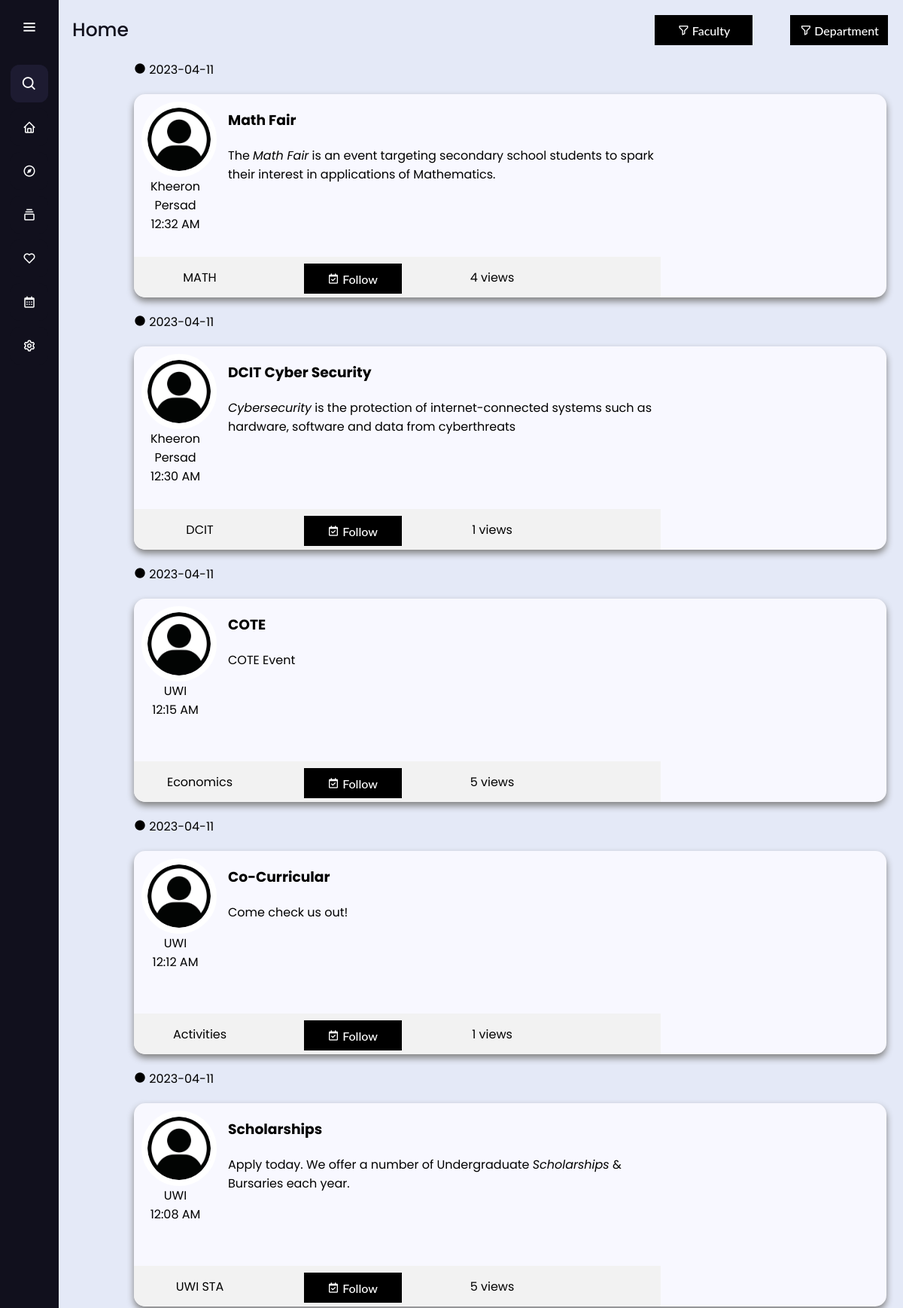
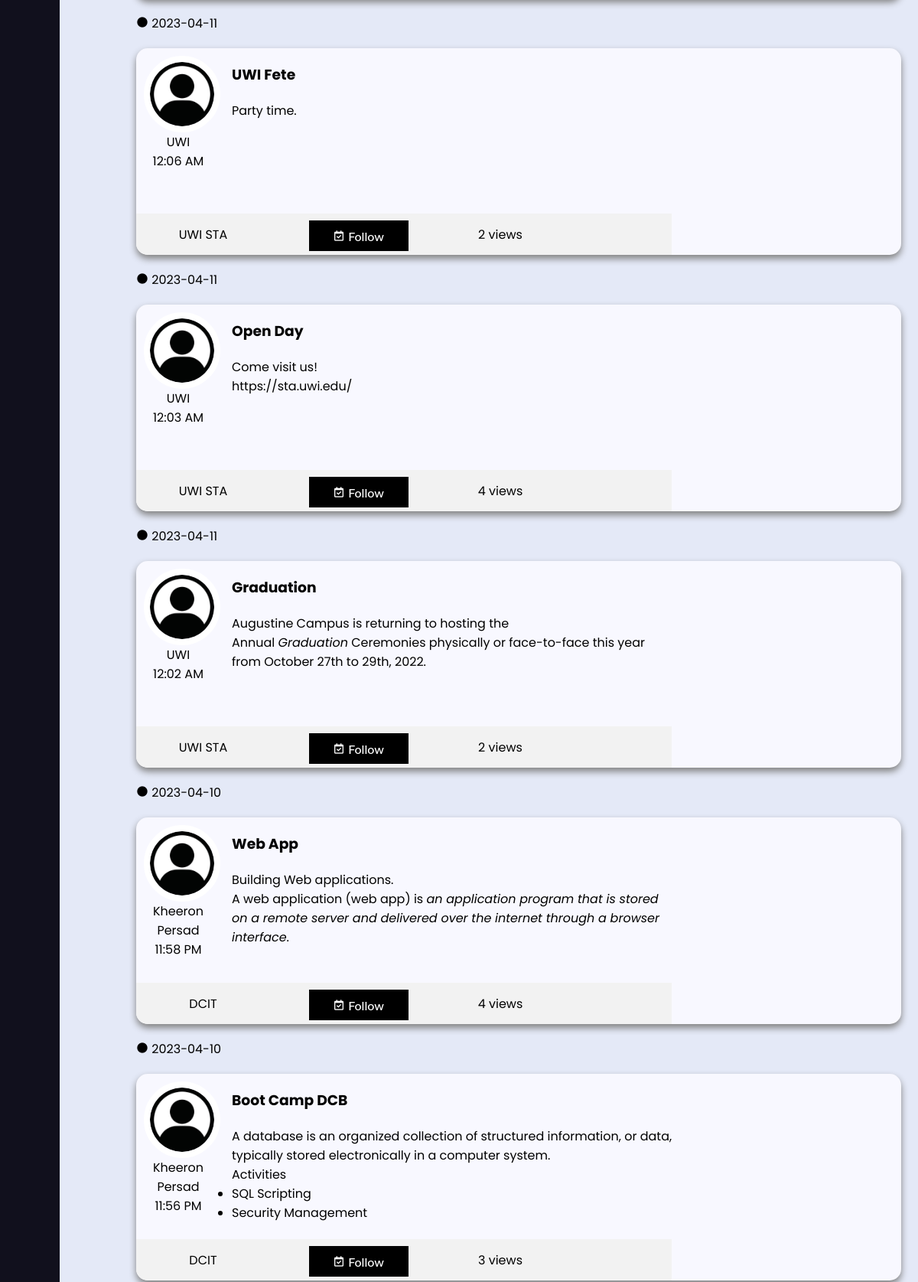
The app's page / (signed in, upper part) with its own data (2 pictures, top to bottom).
### App/models.py (models this page shows, shortened)
class Post(db.Model):
  id = db.Column(db.Integer, primary_key=True, autoincrement=True)
  bID = db.Column(db.Integer, db.ForeignKey('board.id'), nullable=False)
  owner = db.Column(db.Integer, db.ForeignKey('user.id'))
  ownerName = db.Column(db.String(64), nullable=False)
  title = db.Column(db.String(64), nullable=False)
  message = db.Column(db.String(2048), nullable=False)
  faculty = db.Column(db.String(8), nullable=False)
  dept = db.Column(db.String(8), nullable=True)
  dateCreated = db.Column(db.DateTime, nullable=False, default=datetime.utcnow)
  image = db.Column(db.Boolean)
  imageLocation = db.Column(db.String(256), nullable=True)
  event = db.Column(db.Boolean)
  startDate = db.Column(db.Date,  default=date.today, index=True)
  endDate = db.Column(db.Date,  default=date.today, index=True)
  schedulePostDate = db.Column(db.DateTime,  default=datetime.utcnow, index=True)
  scheduledDeleteDate = db.Column(db.DateTime,  default=datetime.utcnow, index=True, nullable=True)
  viewCount = db.Column(db.Integer, nullable=True, default = 0)

class Board(db.Model):
  id = db.Column(db.Integer, primary_key=True, autoincrement=True)
  title = db.Column(db.String(64), nullable=False)
  faculty = db.Column(db.String(8), nullable=False)
  dept = db.Column(db.String(8), nullable=True)
  image = db.Column(db.Boolean)
  imageLocation = db.Column(db.String(256), nullable=True)
  subscribers = db.Column(db.Integer, nullable=True, default = 1)
  posts = db.relationship('Post', backref='b')
  def toDict(self):
    return{
      "id": self.id,
      "title": self.title,
      "faculty": self.faculty,
      "dept": self.dept,
      "image": self.image,
      "imageLocation": self.imageLocation,
      "subscribers": self.subscribers
    }

### App/app.py (the view)
@app.route('/')
@app.route('/|<sortF>', methods=['GET', 'POST'])
@app.route('/|<sortF>,<sortD>', methods=['GET', 'POST'])
def home(sortF = None, sortD = None):
  if (current_user.is_authenticated):
    currentSysDateTime = datetime.datetime.now()
    boards = RetrieveAllBoards()
    faculty = RetrieveFacultyList()
    department = RetrieveDepartmentList()
    feed = Post.query.filter(Post.schedulePostDate<=currentSysDateTime, Post.scheduledDeleteDate>=currentSysDateTime)
    feed = feed.order_by(Post.schedulePostDate.desc())
    for post in feed:
     print(post)
    return render_template('index.html',
      posts=feed,
      boards=boards,
      sortF=sortF,
      sortD=sortD,
      faculty=faculty,
      department=department
    )
  else:
    return redirect(url_for('login'))

### App/app.py (called while the page is built)
@login_manager.user_loader
def load_user(user_id):
  return User.query.get(int(user_id))

@app.context_processor
def base():
  searchPost = SearchForm()
  return dict(form=searchPost)

def RetrieveAllBoards():
  list = Board.query.all()
  list = [entry.toDict() for entry in list]
  return list

def RetrieveFacultyList():
  list = Faculty.query.all()
  list = [entry.toDict() for entry in list]
  return list

def RetrieveDepartmentList():
  list = FacultyDept.query.all()
  list = [entry.toDict() for entry in list]
  return list

### App/models.py (called while the page is built)
  def toDict(self):
    return{
      "id": self.id,
      "title": self.title,
      "label": self.label
    }

  def toDict(self):
    return{
      "id": self.id,
      "faculty": self.faculty,
      "fLabel": self.fLabel,
      "department": self.department,
      "dLabel": self.dLabel
    }

### App/templates/index.html (shortened to what this page needs)
<!DOCTYPE html>
<html lang="en" dir="ltr">
<head>
  <link rel="stylesheet" href="./static/css/test.css">
  <link href="static/css/post.css" rel="stylesheet" type="text/css" />
  <link href='https://unpkg.com/boxicons@2.0.7/css/boxicons.min.css' rel='stylesheet'>
</head>
<body>
  <div class="sidebar">
    <div class="logo-details">
      <i class='bx bx-menu' id="btn"></i>
    </div>
    <ul class="nav-list">
      <li>
        <i class='bx bx-search'></i>
        <form method="POST" action="{{ url_for('search') }}" class="d-flex"> {{ form.hidden_tag() }}
        </form>
      </li>
      <li>
        <a href="{{ url_for('home') }}">
          <i class='bx bx-home'></i>
        </a>
      </li>
      <li>
        <a href="{{ url_for('feed', uID = current_user.id, sortF = None, sortD = None) }}">
          <i class='bx bx-compass'></i>
        </a>
      </li>
      <li>
        <a href="{{ url_for('boards') }}">
          <i class='bx bx-collection'></i>
        </a>
      </li>
      <li>
        <a href="{{ url_for('savedBoards') }}">
          <i class='bx bx-heart'></i>
        </a>
      </li>
      <li>
        <a href="{{ url_for('cal') }}">
          <i class='bx bx-calendar'></i>
        </a>
      </li>
      <li>
        <a href="#">
          <i class='bx bx-cog'></i>
        </a>
      </li>
    </ul>
  </div>
  <section class="home-section">
      <div class="button-container">
        <div class="text">Home</div>
        <div class="group-buttons">
          <div class="act-container">
            <button class="custom-btn btn-5"><i class='bx bx-filter-alt'></i>{% if sortF %}
              {{ sortF }}
            {% else %}
              Faculty
            {% endif %}</button>
          </div>
          <div class="act-container">
            <button class="custom-btn btn-5"><i class='bx bx-filter-alt'></i>{% if sortD %}
              {{ sortD }}
            {% else %}
              Department
            {% endif %}</button>
          </div>
        </div>
      </div>
    <main>
        <div class="container-post">
          {% block content %}
            {% for post in posts %}
              {% if sortF is none %}
                <div class="for-date">
                  <p class="the-date"><i class='bx bxs-circle'></i> {{post.schedulePostDate.strftime('%Y-%m-%d') }}</p>
                  <div class="card">
                    <div class="card-left">
                      <div class="card-top">
                        <div class="top-left">
                          <div class="profile-image">
                            <img src="static/images/defaultProfile.jpg" alt="">
                            <p class="name">{{ post.ownerName }}</p>
                            <p class="time">{{ post.schedulePostDate.strftime('%I:%M %p') }}</p>
                          </div>
                        </div>
                        <div class="top-right">
                          <a href="{{ url_for('viewPost',pID = post.id )}}">
                          <div class="card-content">
                            <h3 class="title">{{ post.title }}</h3>
                            <p>{{ post.message | safe }}</p>
                          </div>
                          </a>
                        </div>
                      </div>
                      <div class="card-bot">
                        <div class="card-bot-left">
                          <p class="board-name">
                            {% for board in boards %}
                              {% if board.id == post.bID %}
                                {{ board.title }}
                              {% endif %}
                            {% endfor %}
                          </p>
                        </div>
                        <div class="card-bot-mid">
                          <div class="card-footer">
                            <a href="{{ url_for('follow', pID = post.id )  }}">
                              <button class="custom-btn btn-5"><i class='bx bx-calendar-check'></i> Follow</button>
                            </a>
                          </div>
                        </div>
                        <div class="card-bot-right-mid">
                          <p class="views">{{post.viewCount}} views</p>
                        </div>
                      </div>
                    </div>
                    <div class="card-right">
                    </div>
                  </div>
                </div>
              {% endif %}
            {% endfor %}
          {% endblock %}
        </div>
    </main>
  </section>
</body>
</html>

### App/static/css/test.css (style rules this page uses)
* { margin: 0; padding: 0; box-sizing: border-box; font-family: "Poppins" , sans-serif; }
.sidebar { position: fixed; left: 0; top: 0; height: 100%; width: 78px; background: #11101D; padding: 6px 14px; z-index: 99; transition: all 0.5s ease; }
.sidebar .logo-details { height: 60px; display: flex; align-items: center; position: relative; }
.sidebar .logo-details #btn { position: absolute; top: 50%; right: 0; transform: translateY(-50%); font-size: 22px; transition: all 0.4s ease; font-size: 23px; text-align: center; cursor: pointer; transition: all 0.5s ease; }
.sidebar i { color: #fff; height: 60px; min-width: 50px; font-size: 28px; text-align: center; line-height: 60px; }
.sidebar .nav-list { margin-top: 20px; height: 100%; }
.sidebar li { position: relative; margin: 8px 0; list-style: none; }
.sidebar .bx-search { position: absolute; top: 50%; left: 0; transform: translateY(-50%); font-size: 22px; background: #1d1b31; color: #FFF; }
.sidebar li a { display: flex; height: 100%; width: 100%; border-radius: 12px; align-items: center; text-decoration: none; transition: all 0.4s ease; background: #11101D; }
.sidebar li i { height: 50px; line-height: 50px; font-size: 18px; border-radius: 12px; }
.home-section { position: relative; background: #E4E9F7; height: 100vh; top: 0; left: 78px; width: calc(100% - 78px); transition: all 0.5s ease; overflow-y: auto; }
.home-section .text { display: inline-block; color: #11101d; font-size: 25px; font-weight: 500; margin: 18px }
.button-container { display: flex; }
button { margin: 20px; outline: none; }
.custom-btn { width: 130px; height: 40px; padding: 10px 25px; border: 2px solid #000; font-family: 'Lato', sans-serif; font-weight: 500; font-size: 16px; background: transparent; cursor: pointer; transition: all 0.3s ease; position: relative; display: inline-block; }
.btn-5 { background: #000; color: #fff; line-height: 42px; padding: 0; border: none; }
.btn-5:before, .btn-5:after { content:''; position:absolute; top:0; right:0; height:2px; width:0; background: #000; transition:400ms ease all; }
.btn-5:after { right:inherit; top:inherit; left:0; bottom:0; }
.group-buttons { display: flex; }
.act-container { position: relative; margin-left: 10px; }
.button-container { display: flex; justify-content: space-between; align-items: center; }

### App/static/css/post.css (style rules this page uses)
.card { position: relative; font-family: "Candara", sans-serif; width: 1000px; height: 270px; margin: 20px; margin-left: 100px; overflow: hidden; border-radius: 15px; box-shadow: 0px 5px 10px gray; display: flex; flex-direction: row; transition-duration: 0.4s; transition-property: transform; background-color: ghostwhite; }
.card-content { margin-left: 15px; width: 578px; height: 300px; }
.title { padding-top: 20px; padding-bottom: 20px; }
.profile-image img { z-index: 1; width: 100px; height: 100px; position: relative; display: block; margin-left: 10px; margin-right: auto; margin-top: 10px; border-radius: 100px; border: 8px solid #fff; transition-duration: 0.4s; transition-property: transform; }
.name { text-align: center; }
.time { text-align: center; }
.card-footer { padding: 0px; display: flex; justify-content: center; }
.card-footer button { margin-top: 9px; }
.card-left { flex-grow: 1; padding-left: 0px; }
.card-right { width: 30%; }
.card-top { display: flex; position: absolute; width: 70%; height: 80%; }
.card-bot { position: absolute; display: flex; bottom: 0; width: 70%; background-color: #f2f2f2; height: 20%; }
.card-bot-left { width: 25%; }
.card-bot-mid { width: 33%; }
.card-bot-right-mid { width: 20%; }
.board-name { text-align: center; padding: 15px; }
.views { text-align: center; padding: 15px; }
.the-date { padding-left: 100px; }
a { color: black; text-decoration: none; }

### records on screen
Post: schedulePostDate "2023-04-11", ownerName "Kheeron Persad", schedulePostDate "12:32 AM", title "Math Fair", message "The Math Fair is an event targeting secondary school students to spark their interest in applications of Mathematics.", viewCount "4"
Board: title "MATH"
Post: schedulePostDate "2023-04-11", ownerName "Kheeron Persad", schedulePostDate "12:30 AM", title "DCIT Cyber Security", message "Cybersecurity is the protection of internet-connected systems such as hardware, software and data from cyberthreats", viewCount "1"
Board: title "DCIT"
Post: schedulePostDate "2023-04-11", ownerName "UWI", schedulePostDate "12:15 AM", title "COTE", message "COTE Event", viewCount "5"
Board: title "Economics"
Post: schedulePostDate "2023-04-11", ownerName "UWI", schedulePostDate "12:12 AM", title "Co-Curricular", message "Come check us out!", viewCount "1"
Board: title "Activities"
Post: schedulePostDate "2023-04-11", ownerName "UWI", schedulePostDate "12:08 AM", title "Scholarships", message "Apply today. We offer a number of Undergraduate Scholarships & Bursaries each year.", viewCount "5"
Board: title "UWI STA"
Post: schedulePostDate "2023-04-11", ownerName "UWI", schedulePostDate "12:06 AM", title "UWI Fete", message "Party time.", viewCount "2"
Post: schedulePostDate "2023-04-11", ownerName "UWI", schedulePostDate "12:03 AM", title "Open Day", message "Come visit us! https://sta.uwi.edu/", viewCount "4"
Post: schedulePostDate "2023-04-11", ownerName "UWI", schedulePostDate "12:02 AM", title "Graduation", message "Augustine Campus is returning to hosting the Annual Graduation Ceremonies physically or face-to-face this year from October 27th to 29th, 2022.", viewCount "2"
Post: schedulePostDate "2023-04-10", ownerName "Kheeron Persad", schedulePostDate "11:58 PM", title "Web App", message "Building Web applications. A web application (web app) is an application program that is stored on a remote server and delivered over the internet through a browser interface .", viewCount "4"
Post: schedulePostDate "2023-04-10", ownerName "Kheeron Persad", schedulePostDate "11:56 PM", title "Boot Camp DCB", message "A database is an organized collection of structured information, or data, typically stored electronically in a computer system. Activities SQL Scripting Security Management", viewCount "3"
